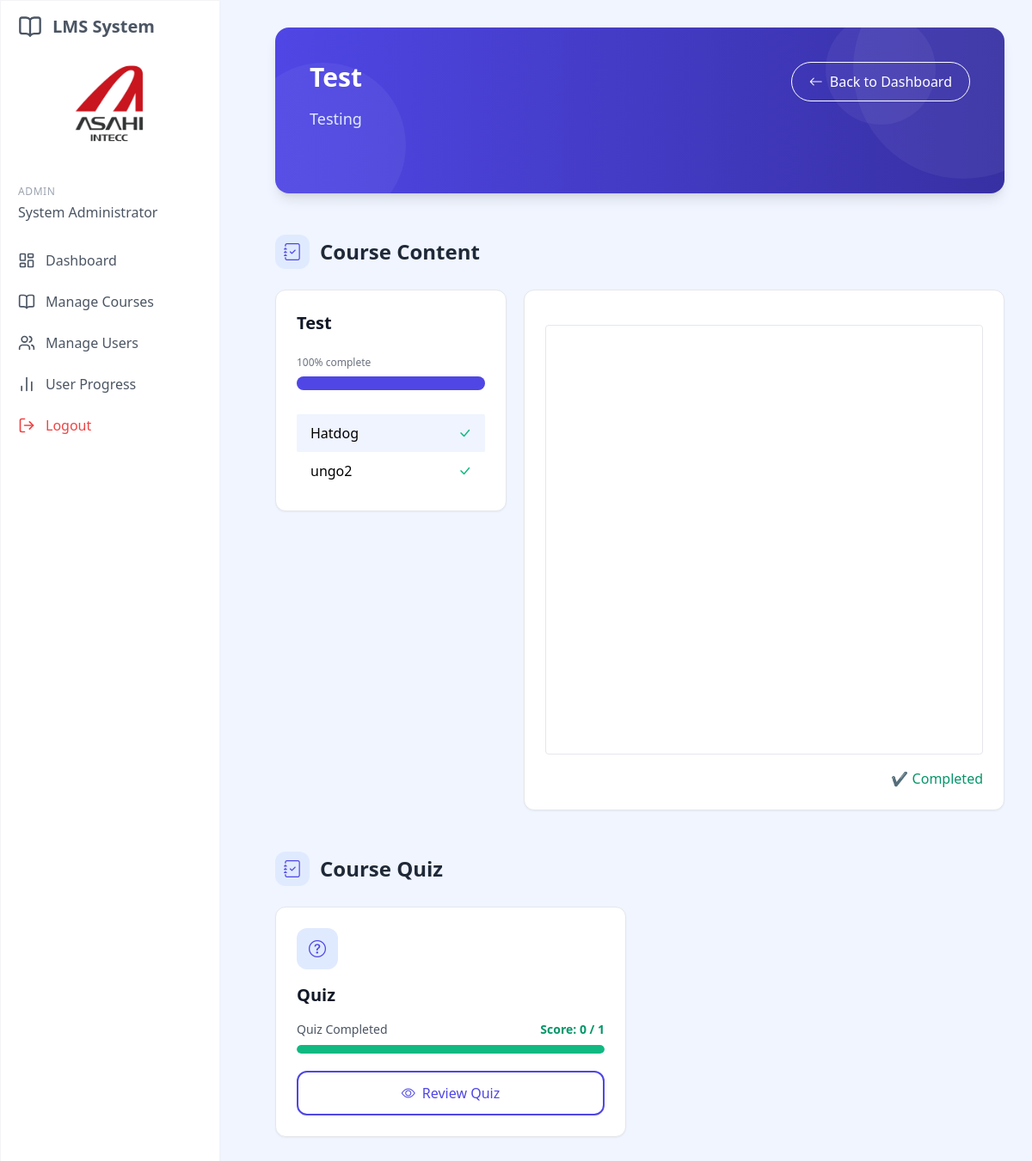
Page /view_course.php?id=314 (signed in) on the committed database.
### tables this page shows
CREATE TABLE `courses` (
  `id` int(11) NOT NULL,
  `title` varchar(100) NOT NULL,
  `description` text DEFAULT NULL,
  `department` int(10) DEFAULT NULL,
  `division` int(10) DEFAULT NULL,
  `section` int(10) DEFAULT NULL,
  `company_group` tinyint(11) DEFAULT NULL,
  `position` tinyint(11) DEFAULT NULL,
  `group_id` int(11) DEFAULT NULL,
  `created_by` int(11) DEFAULT NULL,
  `has_video` int(11) DEFAULT 0,
  `created_at` timestamp NULL DEFAULT current_timestamp(),
  `updated_at` timestamp NULL DEFAULT current_timestamp() ON UPDATE current_timestamp(),
  `is_final` tinyint(1) NOT NULL DEFAULT 0,
  `removed` tinyint(1) NOT NULL DEFAULT 0
);

CREATE TABLE `user_video_progress` (
  `id` int(11) NOT NULL,
  `user_id` int(11) DEFAULT NULL,
  `video_id` int(11) DEFAULT NULL,
  `watched` tinyint(1) DEFAULT 0,
  `created_at` timestamp NULL DEFAULT current_timestamp(),
  `updated_at` timestamp NULL DEFAULT current_timestamp() ON UPDATE current_timestamp(),
  `removed` tinyint(1) NOT NULL DEFAULT 0
);

CREATE TABLE `course_videos` (
  `id` int(11) NOT NULL,
  `course_id` int(11) DEFAULT NULL,
  `module_name` varchar(100) NOT NULL,
  `module_description` varchar(255) NOT NULL,
  `video_url` varchar(255) NOT NULL,
  `file_size` int(11) DEFAULT NULL,
  `created_at` timestamp NULL DEFAULT current_timestamp(),
  `updated_at` timestamp NULL DEFAULT current_timestamp() ON UPDATE current_timestamp(),
  `removed` tinyint(1) NOT NULL DEFAULT 0
);

### web/get_progress.php (called while the page is built, shortened)
<?php
require_once '../config.php';
$course_id = isset($_GET['id']) ? (int)$_GET['id'] : 0;
$user_id = $_SESSION['user_id'];
    $stmt = $conn->prepare("
        SELECT
            c.id AS course_id, c.title, c.description,
            COALESCE(up.completed, 0) AS is_completed,
            COALESCE(up.score, 0) AS score,
            COALESCE(up.total_score, 0) AS total_score,
            COALESCE(up.progress_percentage, 0) AS progress,
            EXISTS (
                SELECT 1 FROM questions q WHERE q.course_id = c.id AND q.removed = 0
            ) AS has_questions
        FROM courses c
        LEFT JOIN user_progress up
            ON c.id = up.course_id AND up.user_id = ?
        WHERE c.id = ? AND c.removed = 0
        LIMIT 1
    ");
    $stmt->bind_param("ii", $user_id, $course_id);
    $stmt->execute();
    $result = $stmt->get_result();
    $questions = $result->fetch_assoc();
    $videos = [];
    $video_progress = [];
    $stmt = $conn->prepare("
        SELECT cv.*, uvp.watched
        FROM course_videos cv
        LEFT JOIN user_video_progress uvp
            ON cv.id = uvp.video_id AND uvp.user_id = ? AND uvp.watched = 1
        WHERE cv.course_id = ? AND cv.removed = 0
    ");
    $stmt->bind_param("ii", $user_id, $course_id);
    $stmt->execute();
    $result = $stmt->get_result();
    while ($row = $result->fetch_assoc()) {
        $video_id = $row['id'];
        $videos[] = $row;
        if (!is_null($row['watched'])) {
            $video_progress[$video_id] = [
                'video_id' => $video_id,
                'watched' => $row['watched']
            ];
        }
    }
    $totalModules = count($videos);
    $completedModules = 0;
    foreach ($videos as $module) {
        $video_id = $module['id'];
        if (isset($video_progress[$video_id])) {
            $completedModules++;
        }
    }
    $overall_progress = ($totalModules > 0) ? ($completedModules / $totalModules) * 100 : 0;
?>

### web/view_course.php (the view, shortened to what this page needs)
<?php
include './get_progress.php';
include 'includes/header.php';
?>
<div class="p-8 sm:ml-72">
  <div class="container mx-auto max-w-7xl">
    <div class="bg-gradient-to-r from-blue-600 to-blue-800 rounded-2xl p-10 shadow-lg mb-8 text-white relative overflow-hidden">
      <div class="absolute top-0 right-0 w-64 h-64 bg-white opacity-5 rounded-full -mr-20 -mt-20"></div>
      <div class="absolute bottom-0 left-0 w-48 h-48 bg-white opacity-5 rounded-full -ml-10 -mb-10"></div>
      <div class="absolute bottom-20 right-20 w-32 h-32 bg-white opacity-5 rounded-full"></div>
      <div class="flex flex-col lg:flex-row justify-between items-start gap-6 relative z-10">
        <div class="flex-1">
          <div class="flex flex-col sm:flex-row items-start sm:items-center gap-4 mb-4">
            <h1 class="text-3xl font-bold mb-0"><?php echo htmlspecialchars($questions['title']); ?></h1>
          </div>
          <p class="text-blue-100 text-lg mb-8 max-w-3xl leading-relaxed"><?php echo htmlspecialchars($questions['description']); ?></p>
        </div>
        <a href="dashboard.php" class="px-5 py-2.5 bg-transparent border border-white rounded-full text-white hover:bg-white/10 transition-colors flex items-center gap-2 font-medium shadow-sm">
          <i class="bi bi-arrow-left"></i> Back to Dashboard
        </a>
      </div>
    </div>
    <div class="mt-12">
      <div class="flex items-center mb-6">
        <div class="w-10 h-10 rounded-xl bg-blue-100 flex items-center justify-center mr-3 text-blue-600">
          <i class="bi bi-journal-check text-xl"></i>
        </div>
        <h5 class="text-2xl font-bold text-gray-800">Course Content</h5>
      </div>
      <div class="grid grid-cols-1 md:grid-cols-3 gap-5">
        <div class="col-span-1">
          <div class="quiz-card bg-white rounded-xl shadow-sm border border-gray-200 hover:shadow-md transition-all duration-300 overflow-hidden">
            <div class="p-6">
              <h3 class="text-xl font-bold text-gray-900 mb-4"><?php echo htmlspecialchars($questions['title']); ?></h3>
              <div class="col-span-3 place-content-center ">
                <div class="flex justify-between items-center mt-2 mb-2">
                  <span id="progress-text" class="text-xs font-medium text-gray-500 ">
                    <?php echo round($overall_progress); ?>% complete
                  </span>
                </div>
                <div class="w-full bg-gray-200 rounded-full h-4 mb-7">
                  <div id="progress-bar" class="bg-blue-600 h-4 rounded-full" style="width: <?php echo round($overall_progress); ?>%"></div>
                </div>
              </div>
              <?php $first = true; foreach ($videos as $module): ?>
                <button type="button"
                        class="tab-btn <?= ($first) ? 'active-tab' : '' ?> w-full py-2.5 rounded-sm font-medium flex items-center gap-2 p-4 video-progress"
                        data-tab="module<?= $module['id'] ?>"
                        data-video-id="<?= $module['id'] ?>">
                  <?= htmlspecialchars($module['module_name']) ?>
                  <span class="check-icon ml-auto">
                    <?= !empty($video_progress[$module['id']]) ? '<i class="bi bi-check-lg text-green-500"></i>' : '' ?>
                  </span>
                </button>
              <?php $first = false; endforeach; ?>
            </div>
          </div>
        </div>
        <div class="col-span-2">
          <div class="bg-white rounded-xl shadow-sm border border-gray-200 hover:shadow-md transition-all duration-300 p-6">
            <?php
            $previous_completed = true;
            foreach ($videos as $index => $video):
              $video_id = $video['id'];
              $tabId = 'module' . $video_id;
              $file_extension = pathinfo($video['video_url'], PATHINFO_EXTENSION);
              $isFirst = ($index === 0);
              $current_progress = !empty($video_progress[$video_id]);
              $canAccess = $isFirst || $previous_completed;
            ?>
              <div id="<?= $tabId ?>" class="tab-content <?= $isFirst ? '' : 'hidden' ?>">
                <div class="p-0">
                  <div class="relative">
                    <?php if ($file_extension === 'mp4'): ?>
                      <div class="relative w-full pt-[56.25%]">
                        <video class="module-video absolute top-0 left-0 w-full h-full object-contain"
                               controls <?= $canAccess ? '' : 'data-locked="1"' ?>>
                          <source src="get_video.php?course_id=<?= $course_id ?>&id=<?= $video_id ?>" type="video/mp4">
                        </video>
                      </div>
                    <?php elseif ($file_extension === 'pdf'): ?>
                      <div class="relative w-full">
                        <div class="pdf-scroll-wrapper overflow-y-scroll h-[500px] border rounded" data-video-id="<?= $video_id ?>">
                          <div class="h-[1200px]">
                            <embed src="get_pdf.php?course_id=<?= $course_id ?>&id=<?= $video_id ?>"
                                  type="application/pdf"
                                  width="100%"
                                  height="100%">
                          </div>
                        </div>
                        <div class="completion-status" data-video-id="<?= $video_id ?>">
                          <?php if (!isset($video_progress[$video_id])): ?>
                            <p class="text-sm text-gray-500 mt-2 text-center">
                            </p>
                          <?php else: ?>
                            <p class="text-right text-green-600 font-medium mt-4">✔ Completed</p>
                          <?php endif; ?>
                        </div>
                      </div>
                    <?php endif; ?>
                  </div>
                </div>
              </div>
            <?php $previous_completed = $current_progress; endforeach; ?>
          </div>
        </div>
      </div>
    </div>
    <div class="mt-12">
        <div class="flex items-center mb-6">
            <div class="w-10 h-10 rounded-xl bg-blue-100 flex items-center justify-center mr-3 text-blue-600">
                <i class="bi bi-journal-check text-xl"></i>
            </div>
            <h5 class="text-2xl font-bold text-gray-800">Course Quiz</h5>
        </div>
        <div class="grid grid-cols-1 md:grid-cols-2 gap-8">
            <?php if ($questions['has_questions']): ?>
                <?php
                    $question = $questions;
                ?>
                <div class="quiz-card bg-white rounded-xl shadow-sm border border-gray-200 hover:shadow-md transition-all duration-300 overflow-hidden">
                    <div class="p-6">
                        <div class="w-12 h-12 rounded-xl bg-blue-100 flex items-center justify-center mb-4 text-blue-600">
                            <i class="bi bi-question-circle text-xl"></i>
                        </div>
                        <h3 class="text-xl font-bold text-gray-900 mb-4">Quiz</h3>
                        <?php if ($question['is_completed']): ?>
                            <div class="mb-5">
                                <div class="flex justify-between items-center mb-2">
                                    <span class="text-sm text-gray-600 font-medium">Quiz Completed</span>
                                    <span class="text-sm font-bold text-green-600">Score: <?php echo $question['score']; ?> / <?php echo $question['total_score']; ?></span>
                                </div>
                                <div class="w-full bg-gray-200 rounded-full h-2.5 overflow-hidden">
                                    <div class="bg-green-500 h-2.5 rounded-full" style="width: 100%"></div>
                                </div>
                            </div>
                            <a href="quiz_review.php?id=<?php echo $question['course_id']; ?>"
                            class="w-full inline-flex items-center justify-center gap-2 px-5 py-3 border-2 border-blue-600 text-blue-600 rounded-xl hover:bg-blue-50 transition-colors font-medium">
                                <i class="bi bi-eye"></i> Review Quiz
                            </a>
                        <?php endif; ?>
                    </div>
                </div>
            <?php endif; ?>
        </div>
    </div>
  </div>
</div>

### assets/css/style.css (style rules this page uses)
.quiz-card { transition: all 0.3s ease; }
.active-tab { background-color: #eff4ff; }

### web/view_course.php (style rules this page uses)
.active-tab { background-color: #eff4ff; }

### rows in the picture
courses: title "Test", description "Testing"
user_video_progress: video.module_name "Hatdog"
user_video_progress: video.module_name "ungo2"

### other values in the picture
$_SESSION['full_name'] "System Administrator"
$overall_progress "100"
$question['score'] "0"
$question['total_score'] "1"
